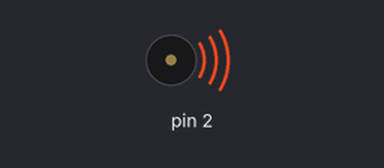
Bench run of a sketch on a simulated Arduino Uno, built with avr-gcc and run on an emulated ATmega328P. Parts: buzzer (waves = sounding).

Above: at 0.08 s.
Timing chart, 0 to 3.0 s (numbered marks = the images above):
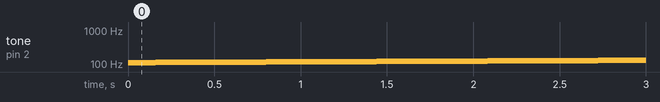

Measured:
- by itself, tone on pin 2: plays 110 Hz for 0.16 s, 111 Hz for 0.16 s, 112 Hz for 0.16 s, 113 Hz for 0.16 s, 114 Hz for 0.16 s, 115 Hz for 0.16 s … (812 notes in this stretch)

The sketch:

audio-out-test.ino
```cpp
/**
 * @file audio-out-test.ino
 * @author Kailen Swensen
 * @brief Test for audio output with basic sweeping tone
 * @version 0.1
 * @date 2022-05-19
 */

// simple class for testing different rates of using the tone() function
class SweepFreq
{
  public:

    SweepFreq() : numChannels(2), startFrequency(0),
                  maxFrequency(2000), delayPeriod(40), frate(0.25) { }

    void setup(int nc, float sf, int mf, int dp, float fr)
    {
      numChannels = nc; startFrequency = sf; maxFrequency = mf; delayPeriod = dp;
    }

    // increase tone
    void update()
    {
      // reset at max
      if (startFrequency > maxFrequency)
        startFrequency = 0;

      // tone out on pins 2 and 3 (L/R of audio jack)
      tone(2, startFrequency, delayPeriod);
      delay(delayPeriod);
      startFrequency += frate;
    }

  private:

    int numChannels;
    float startFrequency;
    int maxFrequency;
    int delayPeriod; // ms
    float frate; // hz

};

SweepFreq test;

void setup()
{
  // A2 - A6, 40ms delay between "samples"
  test.setup(2, 110, 1760, 40, 0.2 );
}

void loop()
{
  // increases frequency each period
  test.update();
}
```
